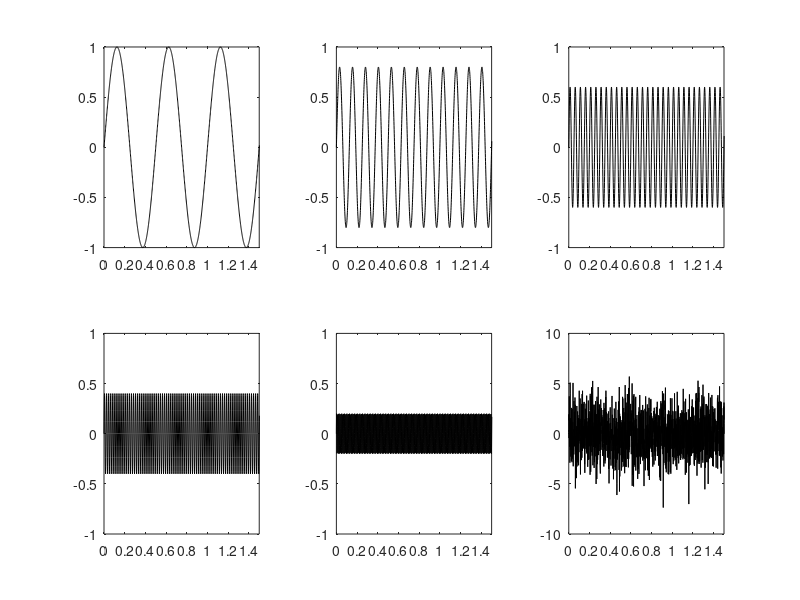
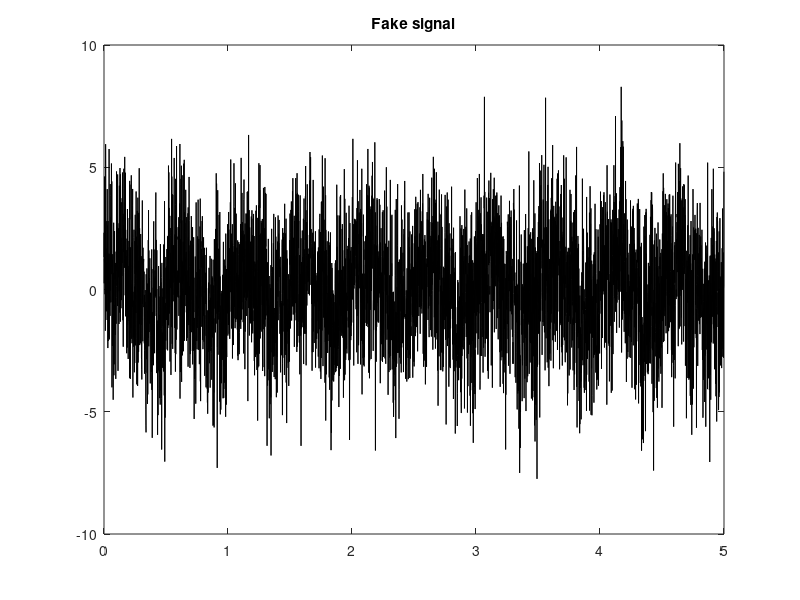
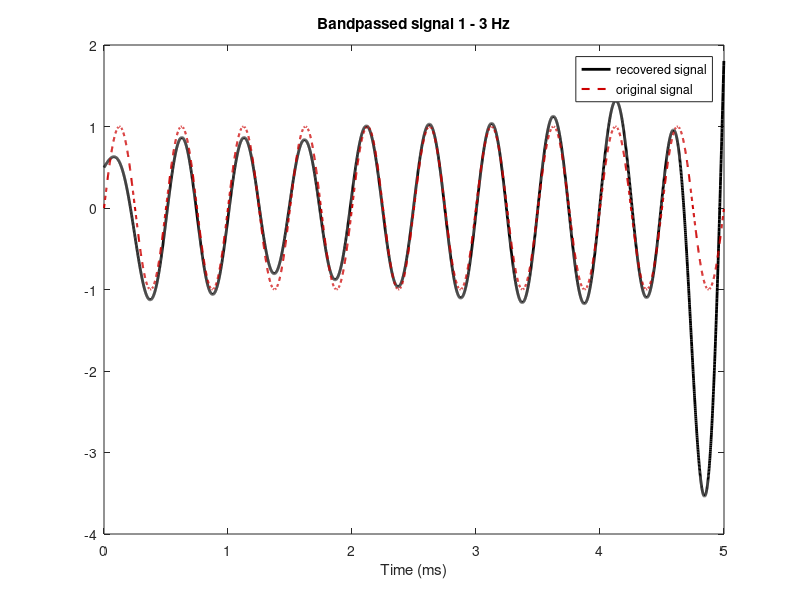
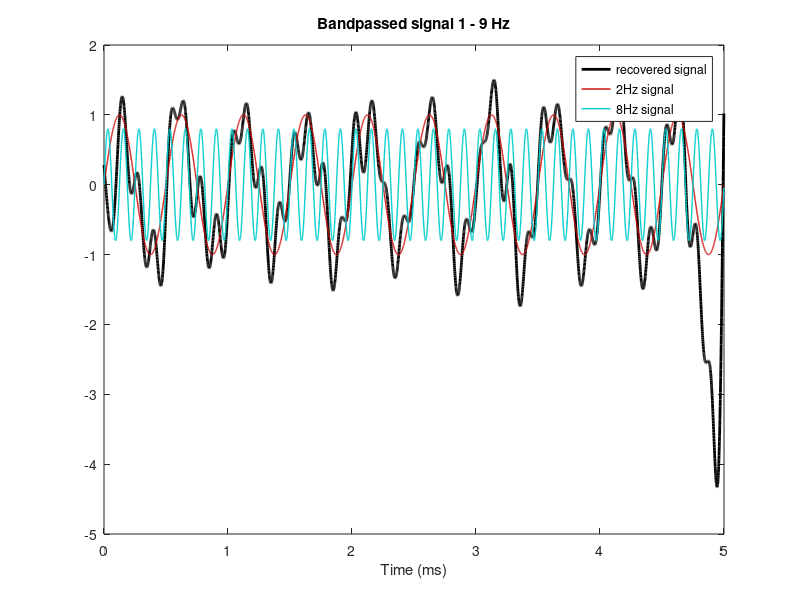

Write MATLAB code to recreate these figures, in order. (Note: this script raises an error after producing the figures.)
%% Demo Script - Frequency Decomposition
%%%%%%%%%%%%%%%%%%%%%%%%%%%%%%%%%%%%%%%%%%%%%%%%%%%%%%%%%
%
%      - (1) Builds a signal of superimposed sine waves and computes a PSD
%      - (2) Loads LFP2.txt and events2.txt
%      -     Plots an ERP
%      -     Bandpasses in theta, alpha, beta and plots the filtered
%            signal, amplitude, and phase
%
%%%%%%%%%%%%%%%%%%%%%%%%%%%%%%%%%%%%%%%%%%%%%%%%%%%%%%%%
%% Let's build an artificial signal
% 
% specify some parameters
Fs = 1000;            % Sampling frequency (1kHz)                          
L = 5000;             % Length of signal (5sec)
t = (0:L-1)*(1/Fs);   % Time vector (in sec)

% make some sine waves
% each will be amp*sin(2*pi*freq*t) where amp = amplitude, freq =
% sine wave frequency and t = time vector
sinwaves(1,:) = sin(2*pi*2*t);
sinwaves(2,:) = .8*sin(2*pi*8*t);
sinwaves(3,:) = .6*sin(2*pi*20*t);
sinwaves(4,:) = .4*sin(2*pi*50*t);
sinwaves(5,:) = .2*sin(2*pi*120*t);
noise = 2*randn(size(t));

%Plot these to see them separately
figure
for k=1:5
    subplot(2,3,k)
    plot(t,sinwaves(k,:),'color',[0 0 0])
    xlim([0 1.5])
    ylim([-1 1])
end
subplot(2,3,6)
plot(t,noise,'color',[0 0 0])
xlim([0 1.5])

% Now add them all together - this is our fake signal
sig = sum(sinwaves,1) + noise;
figure
plot(t,sig,'color',[0 0 0])
title('Fake signal')


%% Bandpassing
% 
% We can recover parts of this summed signal with a bandpass filter
% here I will build my own simple FIR filter for bandpassing

Fs = 1000;
order = round(Fs); %determines the filter order
Nyquist=floor(Fs/2);
band = [1 3]; %let's recover frequencies between 1 and 3 Hz
MyFilt=fir1(order,band./Nyquist); %this is the filter
filt_data = filtfilt(MyFilt,1,sig); 

% plot the filtered data 
figure
plot(t,filt_data,'color',[0 0 0],'LineWidth',2)
title(['Bandpassed signal ' num2str(band(1)) ' - ' num2str(band(2)) ' Hz'])
xlabel('Time (ms)')
hold on
% and overlay the original 
plot(t,sinwaves(1,:),'color',[.8 0 0],'LineWidth',1.5,'LineStyle','--')
legend('recovered signal','original signal')

% let's find a passband that has two sinewaves in it
Fs = 1000;
order = round(Fs); %determines the filter order
Nyquist=floor(Fs/2);
band = [1 9]; %this will capture the 2hz and 8hz waves
MyFilt=fir1(order,band./Nyquist); %this is the filter
filt_data = filtfilt(MyFilt,1,sig); 

% plot the filtered data 
figure
plot(t,filt_data,'color',[0 0 0],'LineWidth',2)
title(['Bandpassed signal ' num2str(band(1)) ' - ' num2str(band(2)) ' Hz'])
xlabel('Time (ms)')
hold on
% and overlay the original 
plot(t,sinwaves(1,:),'color',[.8 0 0],'LineWidth',1)
plot(t,sinwaves(2,:),'color',[0 .8 .8],'LineWidth',1)
legend('recovered signal','2Hz signal','8Hz signal')


%% Power spectral densities

% Now let's compute a PSD
Y = fft(sig); % FFT gives a complex valued signal
PSD = abs(Y/L); % abs takes the real part of the signal
PSD = PSD(1:L/2+1); % FFT output is mirrored halfs - these two lines correct it
PSD(2:end-1) = 2*PSD(2:end-1);
f = Fs*(0:(L/2))/L;
figure
plot(f,PSD,'color',[0 0 0],'LineWidth',2)
xlim([0 150])
xlabel('Frequency (Hz)')
ylabel('Power')

%% Use these analyses with a real neural signal

% load the data
fileID = fopen('LFP2.txt');
data = fscanf(fileID,'%f');
fileID = fopen('events2.txt');
events = fscanf(fileID,'%f');
clear fileID

% First let's look at the LFP aligned to the events
trials = NaN(length(events),5000);
for k=1:length(events)
    trials(k,:) = data(events(k)-1999:events(k)+3000);
end
figure
plot([-1999:3000],mean(trials,1),'color',[0 0 0],'LineWidth',2)
xlabel('Time from event (ms)')
title ('Event Related Potential (ERP)') 

% Now, we could generate a PSD for the whole timeseries, but it's huge and would
% take a long time to compute. Instead let's plot the average PSD over
% trials
Fs = 1000;            % Sampling frequency (1kHz)                          
L = 5000;             % Length of signal (5sec)
t = (0:L-1)*(1/Fs);   % Time vector (in sec)

Y = fft(trials,[],2); 
PSD = abs(Y./L); 
PSD = PSD(:,1:L/2+1); 
PSD(:,2:end-1) = 2*PSD(:,2:end-1);
f = Fs*(0:(L/2))/L;

figure 
plot(f,mean(PSD,1),'color',[0 0 0],'LineWidth',2)
xlim([0 200])
xlabel('Frequency (Hz)')
ylabel('Power (AU)')
title('LFP2 PSD')
hold on

%there is a lot of line noise. Let's notch filter and try again
%Note: notch filtering should be done as a preprocessing step

notched_data = simple_notch_filter(data,[60 120 180],1000);

trials = NaN(length(events),5000);
for k=1:length(events)
    trials(k,:) = notched_data(events(k)-1999:events(k)+3000);
end

Y = fft(trials,[],2); 
PSD = abs(Y./L); 
PSD = PSD(:,1:L/2+1); 
PSD(:,2:end-1) = 2*PSD(:,2:end-1);
f = Fs*(0:(L/2))/L;
plot(f,mean(PSD,1),'color',[.8 .2 .2],'LineWidth',1.5,'LineStyle','--')
legend('Raw','Notch filtered')

% Now let's look at some band-passed signals
% Theta: 4-8 Hz
% Alpha: 8-12 Hz
% Beta: 13-30 Hz

bands=[4 8;8 12; 13 30];
% the bandpass filter will be rebuilt for each frequency, 
% so we will put it in a for loop

order = round(Fs); %determines the filter order
Nyquist=floor(Fs/2);

filt_data = [];
for k = 1:length(bands(:,1))
    MyFilt=fir1(order,bands(k,:)./Nyquist);
    filt_data(k,:) = filtfilt(MyFilt,1,notched_data); 
end

% plot a short length of the filtered data 
figure
for k=1:3
    subplot(3,3,k)
    plot(filt_data(k,1:3000),'color',[0 0 0])
    title([num2str(bands(k,1)) ' - ' num2str(bands(k,2)) ' Hz'])
end

% Now let's get the analytic amplitudes and phases and plot these
for k = 1:3
    hilb_data(k,:) = hilbert(filt_data(k,:)); %these are complex values
    amps(k,:) = abs(hilb_data(k,:)); %these are the amplitudes
    phases(k,:) = angle(hilb_data(k,:)); %these are the phases
    
    subplot(3,3,k+3)
    plot(filt_data(k,1:3000),'color',[0 0 0]) %replot the pass band
    hold on
    plot(amps(k,1:3000),'color',[.8 0 0],'LineWidth',1.5) %plot the amplitude
    title('amplitudes')
    subplot(3,3,k+6)
    plot(phases(k,1:3000),'color',[0 0 .8]) %plot the phases
    title('phases')
end
    